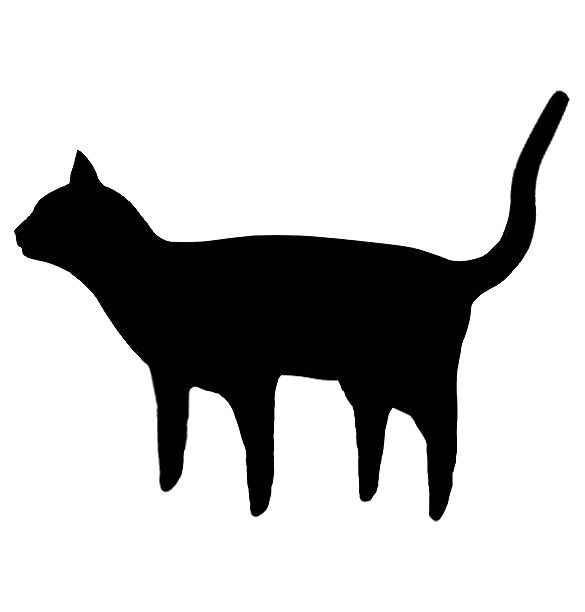
%> input picture examples/cat/input/cat_silhouette.jpg, 585 x 612 px
$ octave testcat.m   (GNU Octave 9; MATLAB toolbox functions it lacks are replaced by stand-ins)
%> lines starting %> are read from the running program, lines starting %| are printed output that depends on the picture; in (x1, y1, x2, y2) boxes, pixels count from 0 and x2, y2 are one past the last pixel; in counts of white or black regions, pixels touching at a corner belong together; the program's own positions count from 1
clear; clc; close all;
inDir = fullfile(fileparts(mfilename('fullpath')), '..', '..', 'examples', 'cat', 'input');
% Step 1: Read Image and Convert to Grayscale
try
    originalImage = imread(fullfile(inDir, 'cat_silhouette.jpg'));
%> originalImage is the input picture: size 612x585 uint8; min 0, max 255, mean 198.5
catch
    error('Image file not found. Please update the path to your image.');
end

grayImage = flip(im2gray(originalImage),1);
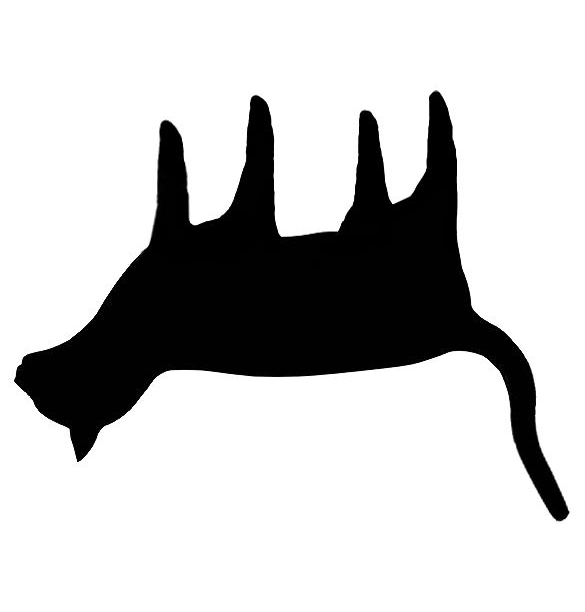
%> grayImage: size 612x585 uint8; min 0, max 255, mean 198.5; mean of the top-left, top-right, bottom-left and bottom-right quarters 198.2, 194.5, 192.9, 208.5

% Step 2: Binarize the Image using Otsu's Method
% Calculate the threshold using Otsu's method
thresholdLevel = graythresh(grayImage);
%> thresholdLevel = 0.502
% Convert to binary image
binaryImage = imbinarize(grayImage, thresholdLevel);
%> binaryImage: size 612x585 logical; 77.8% white; 1 black region, box (x1, y1, x2, y2) and area: (14, 91, 569, 521) 79622

% Invert the image if the object is black and background is white
% We want the cat to be white (1) for bwboundaries
if mean(binaryImage(:)) > 0.5
    binaryImage = ~binaryImage;
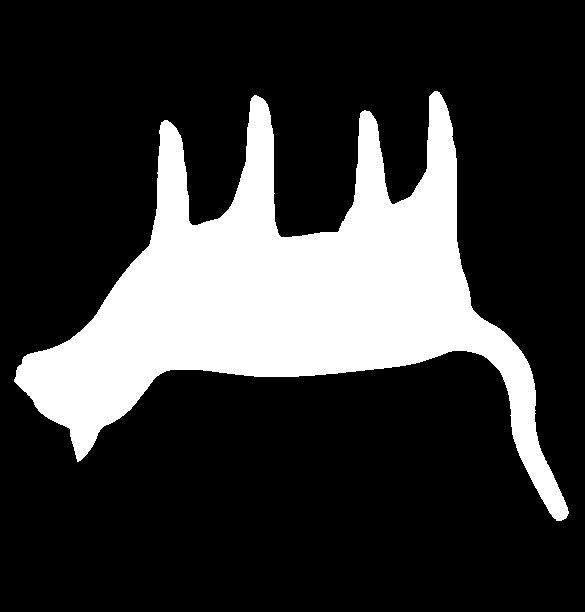
%> binaryImage: size 612x585 logical; 22.2% white; 1 white region, box (x1, y1, x2, y2) and area: (14, 91, 569, 521) 79622
end

% Optional: Fill holes to create a solid silhouette
binaryImage = imfill(binaryImage, 'holes');


% Step 3: Find the Boundary of the Shape
% 'noholes' finds only the exterior boundaries.
[boundaries, ~] = bwboundaries(binaryImage, 'noholes');
%> boundaries = 1 boundary; box (x1, y1, x2, y2) and points: (14, 91, 569, 521) 2238

% Find the largest boundary (in case of small noise objects)
max_length = 0;
cat_boundary_idx = 0;
for k = 1:length(boundaries)
   if length(boundaries{k}) > max_length
      max_length = length(boundaries{k});
      cat_boundary_idx = k;
   end
end
%> this loop made 1 pass
%> (max_length, cat_boundary_idx) on pass 1: (2238, 1)

% Get the coordinates of the cat's outline. Format is [row, col].
catBoundary = boundaries{cat_boundary_idx};
%> catBoundary = 2238 rows, first 12: [380 15; 379 16; 378 16; 377 17; 376 17; 375 17; 374 17; 373 17; 372 17; 371 17; 370 18; 369 18]
catRows = catBoundary(:, 1);
%> catRows = 2238 values, max 521 at index 1545, min 92 at index 1101, mean 280.4
catCols = catBoundary(:, 2);
%> catCols = 2238 values, max 569 at index 1534, min 15 at index 1, mean 317.5


% Step 4: Extract the Top Profile
% Find the horizontal range of the cat
minCol = min(catCols);
%> minCol = 15
maxCol = max(catCols);
%> maxCol = 569

% Initialize an array to hold the top profile
% Use NaN to indicate columns where the cat is not present
topProfile = NaN(1, maxCol - minCol + 1);

% For each column, find the highest point (minimum row) of the boundary
pixel_xpos = [];
for col = minCol:maxCol
    % Find all rows in the boundary that correspond to the current column
    rows_at_col = catRows(catCols == col);
    if ~isempty(rows_at_col)
        % The top-most pixel has the minimum row value
        top_pixel_row = max(rows_at_col);
        % Store it in our profile array. The index is adjusted for the array.
        topProfile(col - minCol + 1) = top_pixel_row;
        pixel_xpos = [pixel_xpos, col];
    end
end
%> this loop made 555 passes
%> (rows_at_col, top_pixel_row, pixel_xpos) on passes 1 to 10: ([380; 382; 381; 380], 382, 15), ([379; 378; 383], 383, [15 16]), ([377; 376; 375; 374; 373; 372; 371; 384], 384, [15 16 17]), ([370; 369; 368; 385], 385, [15 16 17 18]), ([367; 386], 386, [15 16 17 18 19]), ([366; 387], 387, [15 16 17 18 19 20]), ([366; 388], 388, [15 16 17 18 19 20 21]), ([365; 389], 389, [15 16 17 18 19 20 21 22]), ([364; 363; 362; 361; 360; 390], 390, [15 16 17 18 19 20 21 22 23]), ([359; 358; 391], 391, [15 16 17 18 19 20 21 22 23 24])
%> (rows_at_col, top_pixel_row) on passes 17 to 22: ([354; 398; 397], 398), ([354; 399], 399), ([354; 400], 400), ([354; 402; 401], 402), ([353; 405; 404; 403], 405), ([353; 407; 406], 407)
%> after the loop, pixel_xpos = 555 values from 15 to 569; topProfile = 555 values, max 521 at index 543, min 351 at index 439, mean 394.3; top_pixel_row = 514

% Step 5: Plot the Original Cat Waveform
figure; % Create a new figure window for the waveform
subplot(2,1,1); % Create a 2x1 grid and select the first plot
plot(topProfile, 'LineWidth', 2);
title('Original Cat Waveform');
xlabel('Width (pixels)');
ylabel('Height (pixels)');
grid on;
axis tight;


% =========================================================================
% Part 2: Perform and Plot the Fourier Transform
% =========================================================================

% The "sampling frequency" here is spatial, we can consider it 1 sample/pixel
Fs = 1;

% Length of our signal (the waveform)
L = length(topProfile);
%> L = 555

% Perform the FFT
Y = fft(topProfile);

% The result of fft is complex. We compute the two-sided spectrum P2,
% then the single-sided spectrum P1.
P1 = abs(Y/L);
%> P1 = 555 values, max 394.3 at index 1, min 0.104 at index 228, mean 1.25
P1 = P1(1:L/2+1);
%> P1 = 278 values, max 394.3 at index 1, min 0.104 at index 228, mean 1.95
P1(2:end-1) = 2*P1(2:end-1);

P2 = imag(Y/L);
%> P2 = 555 values, max 10.01 at index 5, min -10.01 at index 552, mean -2.56e-17
P2 = P2(1:L/2+1);
%> P2 = 278 values, max 10.01 at index 5, min -6.61 at index 2, mean 0.325
P2(2:end-1) = 2*P2(2:end-1);

% Define the frequency domain f for our plot
f = Fs*(0:(L/2))/L;
%> f = 278 values from 0 to 0.499

% Plot the single-sided amplitude spectrum.
subplot(2,1,2); % Select the second plot in the grid
plot(f, P1,'LineWidth', 1.5)
title('Single-Sided Amplitude Spectrum of Cat Waveform')
xlabel('Frequency (cycles/pixel)')
ylabel('|P1(f)|')
grid on;
axis tight;
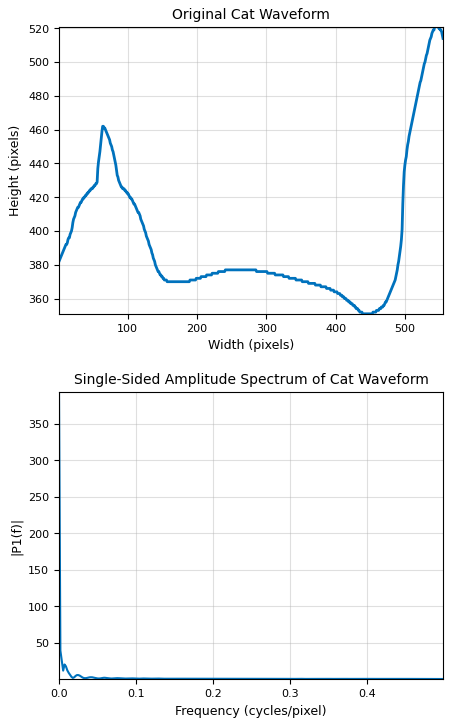
%> figure redrawn from the program's plot data, 2 panels; panel 1: curve peaks at x = 543, y = 521; panel 2: curve peaks at x = 0, y = 394.3
